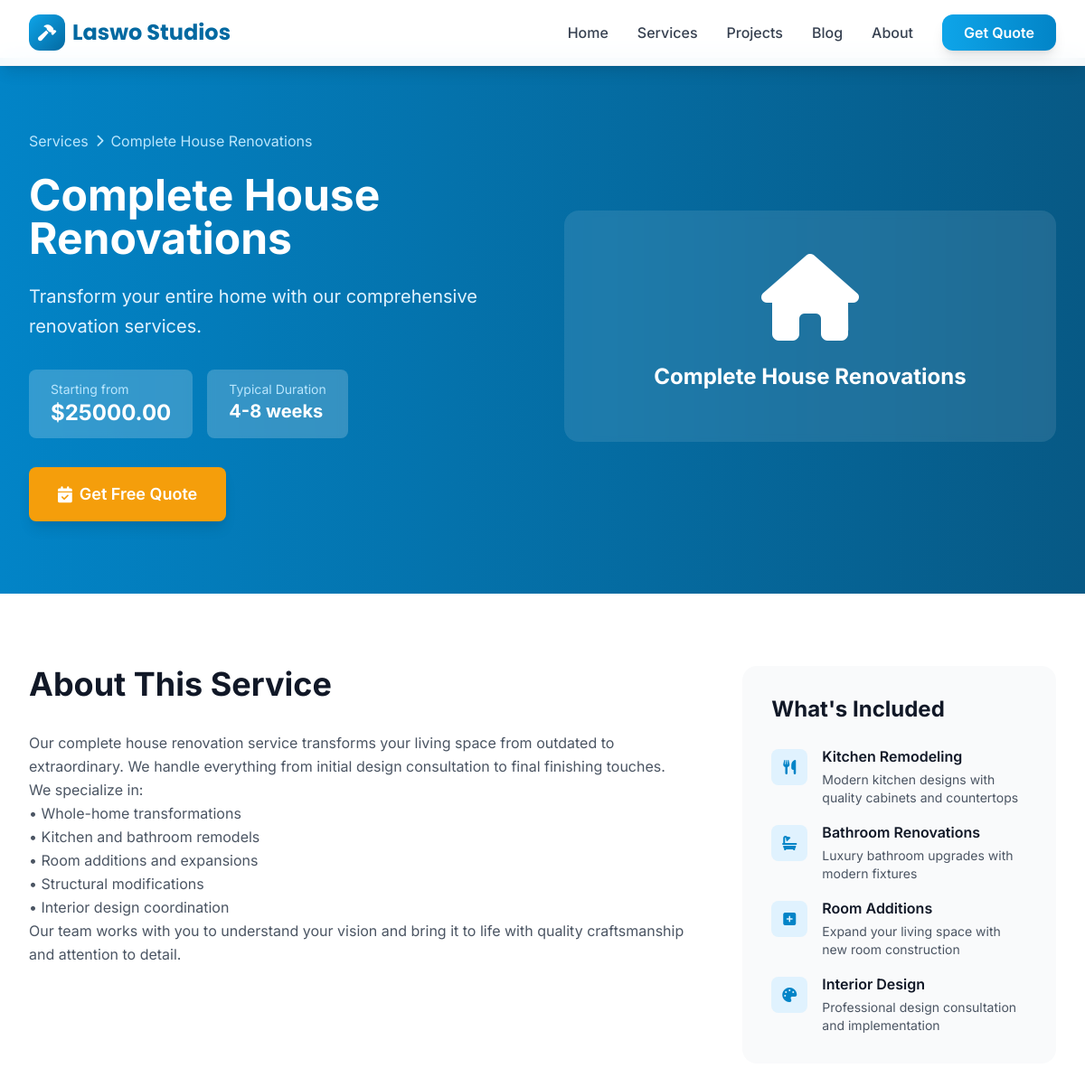
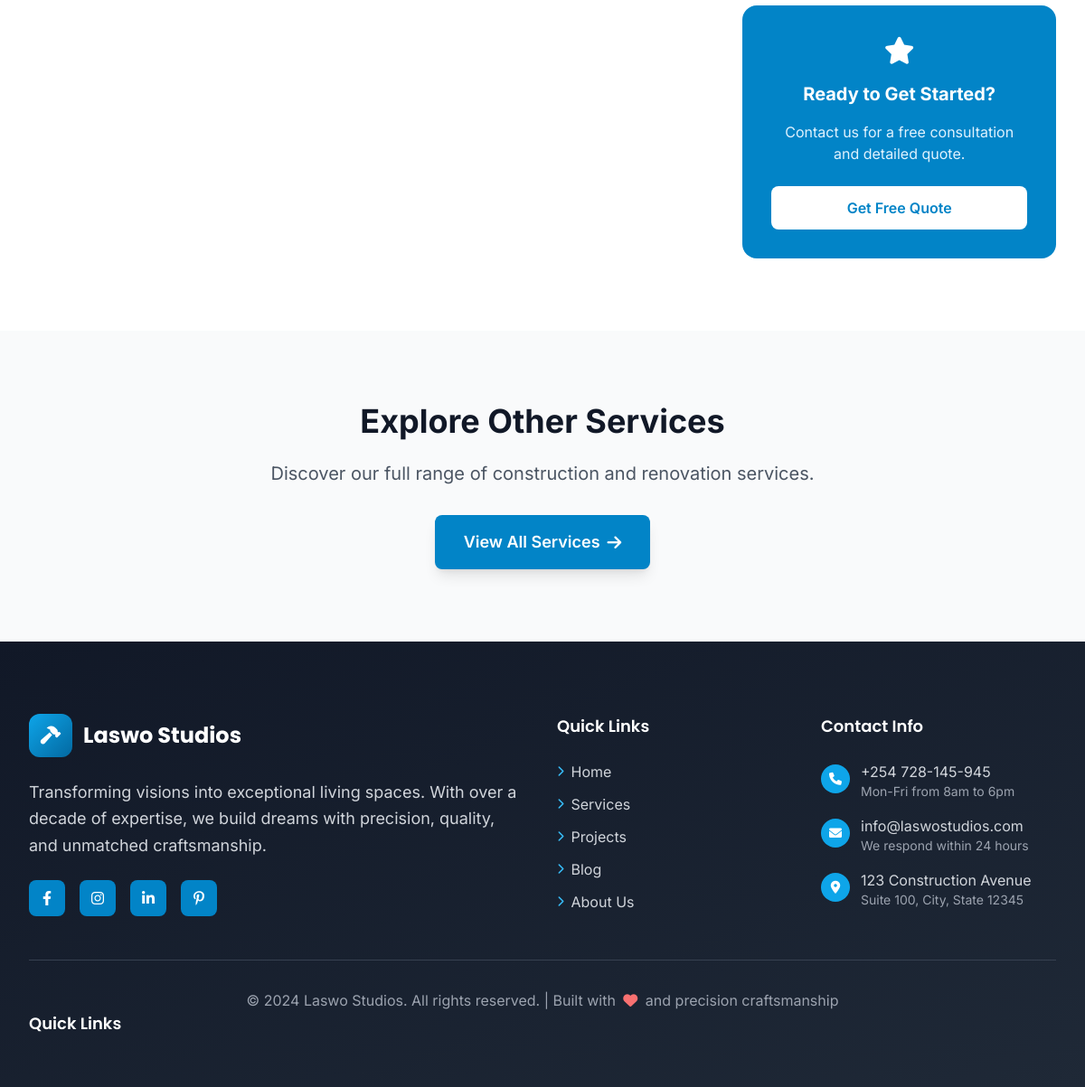
Screenshot of /services/house-renovations/ with the database file from the repository (2 pictures, top to bottom).
### services/models.py (models this page shows, shortened)
class Service(models.Model):
    SERVICE_CATEGORIES = [
        ('renovation', 'House Renovations'),
        ('landscaping', 'Landscaping'),
        ('roofing', 'Roofing Solutions'),
        ('construction', 'New Construction'),
        ('other', 'Other Services'),
    ]
    title = models.CharField(max_length=200)
    slug = models.SlugField(unique=True)
    category = models.CharField(max_length=20, choices=SERVICE_CATEGORIES)
    short_description = models.TextField(max_length=200)
    full_description = models.TextField()
    icon = models.CharField(max_length=100, help_text="FontAwesome icon class")
    featured_image = models.ImageField(upload_to='services/', blank=True)
    display_order = models.IntegerField(default=0)
    is_active = models.BooleanField(default=True)
    created_at = models.DateTimeField(auto_now_add=True)
    updated_at = models.DateTimeField(auto_now=True)
    starting_price = models.DecimalField(max_digits=10, decimal_places=2, null=True, blank=True)
    duration = models.CharField(max_length=100, blank=True, help_text="e.g., 2-4 weeks")
    class Meta:
        ordering = ['display_order', 'title']

class ServiceFeature(models.Model):
    service = models.ForeignKey(Service, on_delete=models.CASCADE, related_name='features')
    title = models.CharField(max_length=200)
    description = models.TextField(blank=True)
    icon = models.CharField(max_length=100, help_text="FontAwesome icon class")

### services/views.py (the view)
# urls.py: path('<slug:slug>/', views.service_detail, name='detail'),
def service_detail(request, slug):
    service = get_object_or_404(Service, slug=slug, is_active=True)
    context = {
        'service': service,
        'features': service.features.all(),
        'images': service.images.all(),
    }
    return render(request, 'services/detail.html', context)

### services/templates/services/detail.html (shortened to what this page needs)
{% extends 'pages/base.html' %}
{% block content %}
<section class="bg-gradient-to-r from-primary-600 to-primary-800 text-white py-20">
    <div class="max-w-7xl mx-auto px-4 sm:px-6 lg:px-8">
        <div class="grid grid-cols-1 lg:grid-cols-2 gap-12 items-center">
            <div>
                <nav class="flex items-center space-x-2 text-primary-200 mb-6">
                    <a href="{% url 'services:list' %}" class="hover:text-white transition-colors">Services</a>
                    <i class="fas fa-chevron-right text-sm"></i>
                    <span>{{ service.title }}</span>
                </nav>
                <h1 class="text-5xl font-bold mb-6">{{ service.title }}</h1>
                <p class="text-xl text-primary-100 mb-8 leading-relaxed">{{ service.short_description }}</p>
                <div class="flex flex-wrap gap-4 mb-8">
                    {% if service.starting_price %}
                    <div class="bg-white/20 backdrop-blur-sm rounded-lg px-6 py-3">
                        <div class="text-sm text-primary-200">Starting from</div>
                        <div class="text-2xl font-bold text-white">${{ service.starting_price }}</div>
                    </div>
                    {% endif %}
                    {% if service.duration %}
                    <div class="bg-white/20 backdrop-blur-sm rounded-lg px-6 py-3">
                        <div class="text-sm text-primary-200">Typical Duration</div>
                        <div class="text-xl font-bold text-white">{{ service.duration }}</div>
                    </div>
                    {% endif %}
                </div>
                <a href="{% url 'pages:contact' %}?service={{ service.title }}"
                   class="bg-secondary-500 text-white px-8 py-4 rounded-lg text-lg font-semibold hover:bg-secondary-600 transition-colors shadow-lg hover:shadow-xl inline-flex items-center">
                    <i class="fas fa-calendar-check mr-2"></i>
                    Get Free Quote
                </a>
            </div>
            <div class="relative">
                {% if service.featured_image %}
                <img src="{{ service.featured_image.url }}" alt="{{ service.title }}"
                     class="rounded-2xl shadow-2xl">
                {% else %}
                <div class="bg-white/10 backdrop-blur-sm rounded-2xl p-12 text-center">
                    <i class="{{ service.icon }} text-8xl text-white mb-6"></i>
                    <h3 class="text-2xl font-bold mb-2">{{ service.title }}</h3>
                </div>
                {% endif %}
            </div>
        </div>
    </div>
</section>
<section class="py-20 bg-white">
    <div class="max-w-7xl mx-auto px-4 sm:px-6 lg:px-8">
        <div class="grid grid-cols-1 lg:grid-cols-3 gap-12">
            <div class="lg:col-span-2">
                <h2 class="text-4xl font-bold text-gray-900 mb-8">About This Service</h2>
                <div class="prose prose-lg max-w-none text-gray-600 leading-relaxed">
                    {{ service.full_description|linebreaks }}
                </div>
            </div>
            <div class="space-y-8">
                {% if features %}
                <div class="bg-gray-50 rounded-2xl p-8">
                    <h3 class="text-2xl font-bold text-gray-900 mb-6">What's Included</h3>
                    <div class="space-y-4">
                        {% for feature in features %}
                        <div class="flex items-start space-x-4">
                            <div class="w-10 h-10 bg-primary-100 rounded-lg flex items-center justify-center flex-shrink-0 mt-1">
                                <i class="{{ feature.icon }} text-primary-600"></i>
                            </div>
                            <div>
                                <h4 class="font-semibold text-gray-900">{{ feature.title }}</h4>
                                {% if feature.description %}
                                <p class="text-sm text-gray-600 mt-1">{{ feature.description }}</p>
                                {% endif %}
                            </div>
                        </div>
                        {% endfor %}
                    </div>
                </div>
                {% endif %}
                <div class="bg-primary-600 text-white rounded-2xl p-8 text-center">
                    <i class="fas fa-star text-3xl mb-4"></i>
                    <h3 class="text-xl font-bold mb-4">Ready to Get Started?</h3>
                    <p class="text-primary-100 mb-6">Contact us for a free consultation and detailed quote.</p>
                    <a href="{% url 'pages:contact' %}?service={{ service.title }}"
                       class="bg-white text-primary-600 px-6 py-3 rounded-lg font-semibold hover:bg-gray-100 transition-colors inline-block w-full">
                        Get Free Quote
                    </a>
                </div>
            </div>
        </div>
    </div>
</section>
<section class="py-20 bg-gray-50">
    <div class="max-w-7xl mx-auto px-4 sm:px-6 lg:px-8 text-center">
        <h2 class="text-4xl font-bold text-gray-900 mb-6">Explore Other Services</h2>
        <p class="text-xl text-gray-600 mb-8 max-w-2xl mx-auto">
            Discover our full range of construction and renovation services.
        </p>
        <a href="{% url 'services:list' %}"
           class="bg-primary-600 text-white px-8 py-4 rounded-lg text-lg font-semibold hover:bg-primary-700 transition-colors shadow-lg inline-flex items-center">
            View All Services
            <i class="fas fa-arrow-right ml-2"></i>
        </a>
    </div>
</section>
{% endblock %}

### pages/templates/pages/base.html (style rules this page uses)
html { scroll-behavior: smooth; }

### rows the page displays
Service: title "Complete House Renovations", short_description "Transform your entire home with our comprehensive renovation services.", starting_price "25000.00", duration "4-8 weeks", full_description "Our complete house renovation service transforms your living space from outdated to extraordinary. We handle everything from initial design consultation to final finishing touches. We specialize in: • Whole-home transformations • Kitchen and bathroom remodels • Room additions and expansions • Structural modifications • Interior design coordination Our team works with you to understand your vision and bring it to life with quality craftsmanship and attention to detail."
ServiceFeature: title "Kitchen Remodeling", description "Modern kitchen designs with quality cabinets and countertops"
ServiceFeature: title "Bathroom Renovations", description "Luxury bathroom upgrades with modern fixtures"
ServiceFeature: title "Room Additions", description "Expand your living space with new room construction"
ServiceFeature: title "Interior Design", description "Professional design consultation and implementation"
